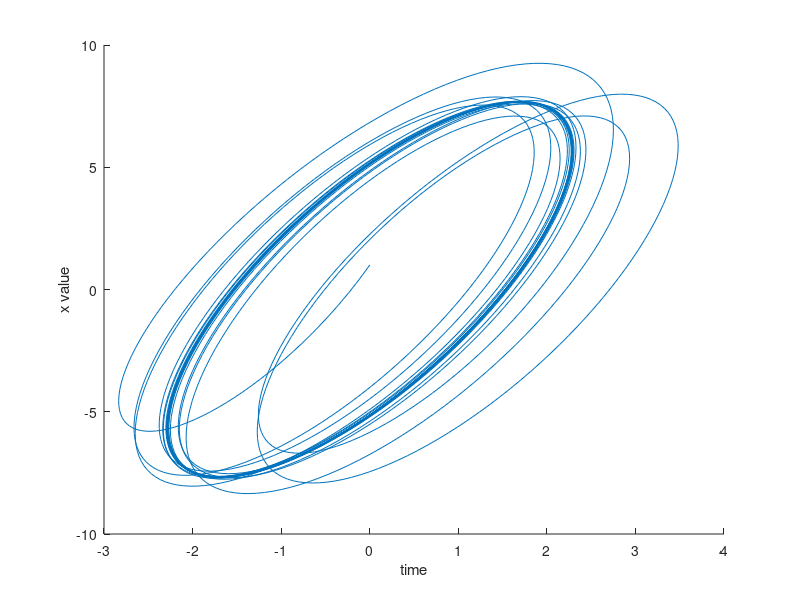

MATLAB code for this plot:
clear;
h=1e-2;
n=5000;

x=zeros(1,n);
u=ones(1,n);
t=zeros(1,n);
b=0.5;

f=@(t,x,u) -x-b*u-50*cos(5*t);
g=@(t,x,u) u;

i=1;
while i<n
  k1=f(t(i),x(i),u(i));
  l1=g(t(i),x(i),u(i));
  k2=f(t(i)+h/2,x(i)+h*k1/2,u(i)+h*k1/2);
  l2=g(t(i)+h/2,u(i)+h*l1/2,u(i)+h*k1/2);
  k3=f(t(i)+h/2,x(i)+h*k2/2,u(i)+h*k2/2);
  l3=g(t(i)+h/2,u(i)+h*l2/2,u(i)+h*k2/2);
  k4=f(t(i)+h,x(i)+k3,u(i)+k3);
  l4=g(t(i)+h,u(i)+l3,u(i)+k3);
  
  u(i+1)=u(i)+(h/6)*(k1+2*k2+2*k3+k4);
  x(i+1)=x(i)+(h/6)*(l1+2*l2+2*l3+l4);
  t(i+1)=t(i)+h;
  i++;
end

#plot(t,x);
hold on;
plot(x,u);
xlabel('time')
ylabel('x value')    